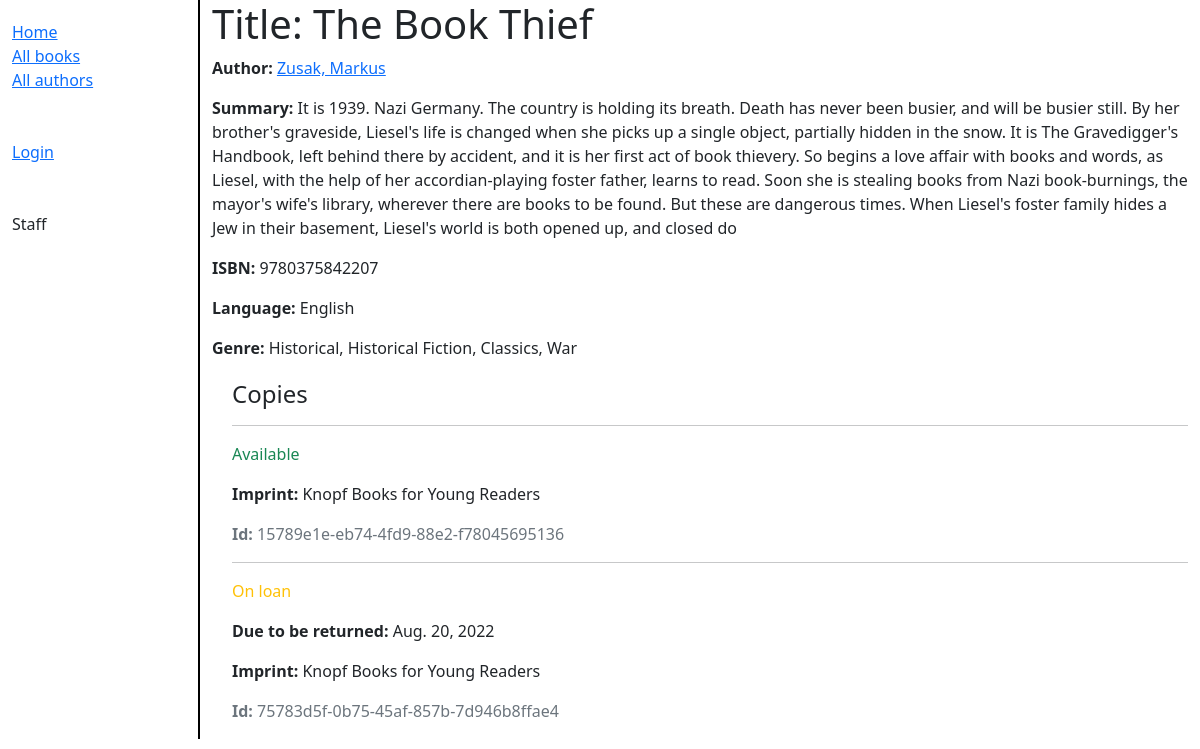
Page /catalog/book/3 on the earlier database version.
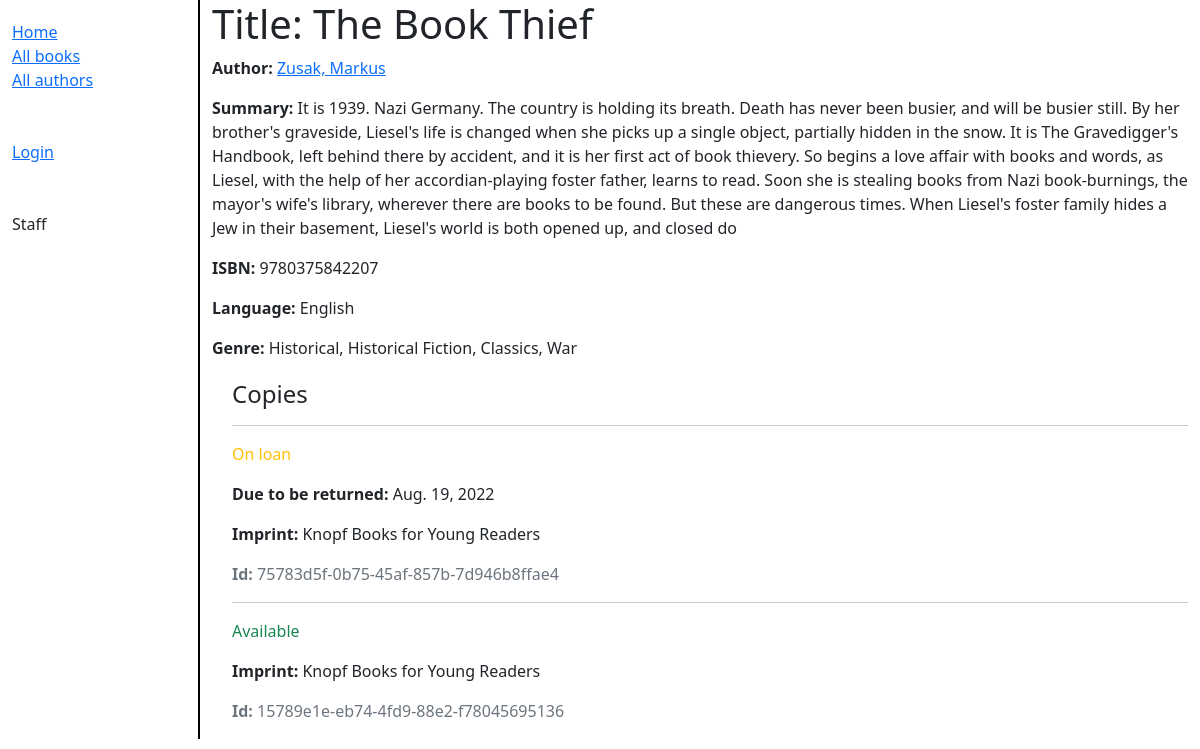
Same page on the later database version.
### catalog/models.py (models this page shows, shortened)
class BookInstance(models.Model):
    id = models.UUIDField(primary_key=True, default=uuid.uuid4,
    help_text="Unique ID for this particular book across whole library")
    book = models.ForeignKey('Book', on_delete=models.RESTRICT, null=True)
    imprint = models.CharField(max_length=200)
    due_back = models.DateField(null=True, blank=True)
    borrower = models.ForeignKey(User, on_delete=models.SET_NULL, null=True, blank=True)
    LOAN_STATUS = (
        ('m', "Maintenance"),
        ('o', "On loan"),
        ('a', "Available"),
        ('r', "Reserved"),
    )
    status = models.CharField(
        max_length=1,
        choices=LOAN_STATUS,
        blank=True,
        default='m',
        help_text='Book availability',
    )
    class Meta:
        ordering = ['due_back']
        permissions = (("can_mark_returned", "Set book as returned"),)

### catalog/views.py (the view)
# urls.py: path("book/<int:pk>", views.BookDetailView.as_view(), name="book-detail"),
class BookDetailView(generic.DetailView):
    model = Book

### catalog/models.py (called while the page is built)
    def __str__(self):
        return self.name

    def __str__(self):
        return self.name

    def __str__(self):
        return f"{self.last_name}, {self.first_name}"

### catalog/templates/catalog/book_detail.html
{% extends "base_generic.html" %}
{% block content %}
    <h1>Title: {{ book.title }}</h1>
    <p><strong>Author:</strong> <a href="">{{ book.author }}</a></p>
    <p><strong>Summary:</strong> {{ book.summary }}</p>
    <p><strong>ISBN:</strong> {{ book.isbn }}</p>
    <p><strong>Language:</strong> {{ book.language }}</p>
    <p><strong>Genre:</strong> {{ book.genre.all|join:", " }}</p>
    <div style="margin-left:20px;margin-top:20px">
        <h4>Copies</h4>
        {% for copy in book.bookinstance_set.all %}
            <hr>
            <p class="{% if copy.status == 'a' %}text-success{% elif copy.status == 'm' %}text-danger{% else %}text-warning{% endif %}">
                {{ copy.get_status_display }}
            </p>
            {% if copy.status != 'a' %}
                <p><strong>Due to be returned:</strong> {{ copy.due_back }}</p>
            {% endif %}
            <p><strong>Imprint:</strong> {{ copy.imprint }}</p>
            <p class="text-muted"><strong>Id:</strong> {{ copy.id }}</p>
        {% endfor %}
    </div>
{% endblock %}

Differences in the rows shown:
changed BookInstance "On loan": due_back "Aug. 20, 2022" → "Aug. 19, 2022"; moves up the list
